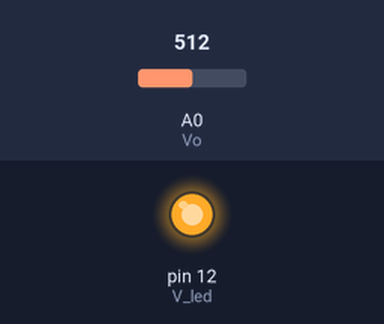
Simulated run of this sketch. Board: Arduino Uno, built with avr-gcc and run on an emulated ATmega328P. On the bench: output pins drawn as LEDs (lit = HIGH). The inputs (shaded band) are chosen by the test bench; at power-on: A0 (Vo) = 512. What the sketch prints to the serial monitor is not drawn.

Above: at 0.1 s.
Timing chart, 0 to 1.6 s (numbered marks = the images above):
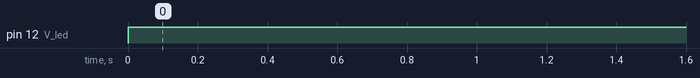

Measured:
- by itself, pin 12 (V_led): LOW → HIGH at 0.00 s

The sketch:

dust.ino
```cpp
int Vo = A0;                        // 센서 아날로그 출력이 연결된 핀
int V_led = 12;                     // LED를 제어할 핀

float Vo_value = 0;                 // 아날로그를 읽는 값
float Voltage = 0;                  // 전압 변환값
float dustDensity = 0;              // 먼지 농도

void setup() {
  Serial.begin(9600);              // 시리얼 통신 초기화
  pinMode(V_led, OUTPUT);          // LED 핀을 출력으로 설정
  pinMode(Vo, INPUT);              // 센서 핀을 입력으로 설정
}

void loop() {
  // LED 켜기 (먼지 입자 조명)
  digitalWrite(V_led, LOW);
  delayMicroseconds(280);          // 센서 안정화 대기

  Vo_value = analogRead(Vo);
  delayMicroseconds(40);           // 샘플링 대기

  digitalWrite(V_led, HIGH);
  delayMicroseconds(9680);         // 다음 측정까지 대기


  // 전압 및 먼지 농도 계산
 // Voltage = Vo_value * 5.0 / 1023.0;
 // dustDensity = (Voltage - 0.5) / 0.005;

  //Serial.print("dust = ");
  //Serial.println(dustDensity);

  // 원시 센서 값 출력
  Serial.println(Vo_value);
  delay(1000);      // 1초 간격으로 측정
}
```
